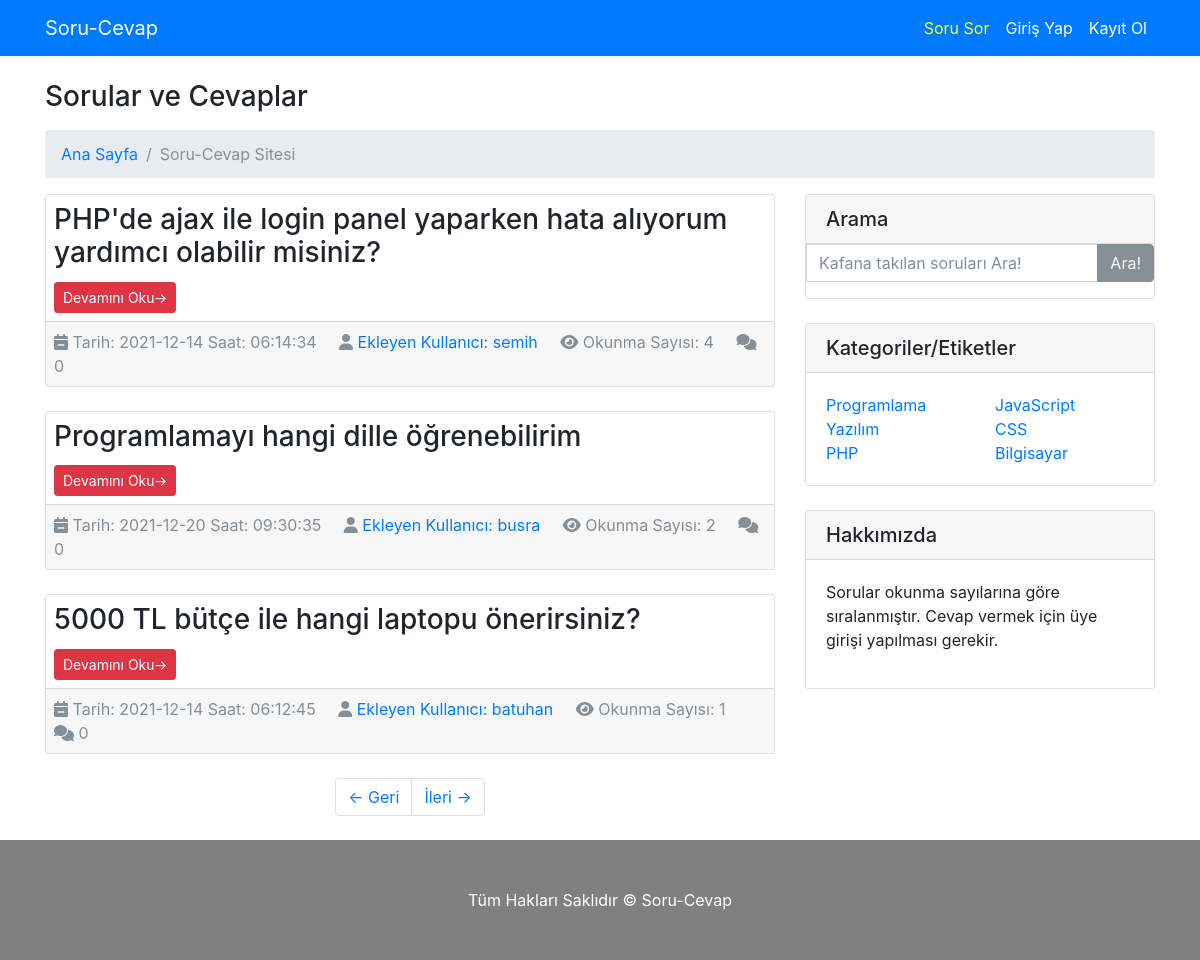
The app's page /sayfa/2 with its own data.
### tables this page shows
CREATE TABLE `sorular` (
  `soru_id` int(11) NOT NULL,
  `soru_baslik` varchar(200) NOT NULL,
  `soru_aciklama` text NOT NULL,
  `soru_ekleyen` int(11) DEFAULT NULL,
  `soru_sef` varchar(200) NOT NULL,
  `soru_etiket` varchar(200) NOT NULL,
  `soru_hit` int(11) NOT NULL DEFAULT 0 COMMENT 'Sorunun okunma sayısı',
  `soru_tarih` timestamp NOT NULL DEFAULT current_timestamp()
);

CREATE TABLE `kullanicilar` (
  `kullanici_id` int(11) NOT NULL,
  `kullanici_adi` varchar(200) NOT NULL,
  `kullanici_sifre` varchar(200) NOT NULL,
  `kullanici_eposta` varchar(200) NOT NULL,
  `kullanici_resim` varchar(300) DEFAULT NULL,
  `kullanici_ip` varchar(200) DEFAULT NULL,
  `kullanici_hakkinda` varchar(500) DEFAULT NULL
);

### sistem/fonksiyon.php (called while the page is built, shortened)
<?php
  function pre($deger){
      global $db;
      return $db->prepare($deger);
  }
  function all($deger){
    return $deger->fetchall(PDO::FETCH_ASSOC);
}
  function g($par) {
    return $_GET[$par];
  }
?>

### tema/anasayfa.php (the view, shortened to what this page needs)
<!DOCTYPE html>
<html lang="en">
<head>
</head>
<body>
<?php
  $sayfa = @g("s") ? g("s") : 1;
  $sayi = pre("select soru_id from sorular
    inner join kullanicilar on kullanicilar.kullanici_id = sorular.soru_ekleyen order by soru_id desc
  ");
  $sayi->execute();
  $say = $sayi->rowcount();
  $limit = 3;
  $sayfa_sayisi = ceil($say/$limit);
  $baslangic = $sayfa*$limit - $limit;
  $onceki = $sayfa > 1 ? $sayfa -1 : 1;
  $sonraki = $sayfa < $sayfa_sayisi ? $sayfa +1 : $sayfa_sayisi;
  $query=pre("select * from sorular
    inner join kullanicilar on kullanicilar.kullanici_id = sorular.soru_ekleyen order by soru_hit desc
    limit $baslangic,$limit
  ");
  $query->execute();
  $liste=all($query);
  $kontrol= $query->rowCount();
  if($kontrol){
    foreach($liste as $row){
      $cevap = pre("select * from cevaplar where cevap_soru_id=?");
      $cevap->execute(array($row["soru_id"]));
      $x= $cevap->rowcount();
      ?>
      <div class="card mb-4">
            <div class="card-body p-2">
              <h3 class="card-title"><?php echo $row["soru_baslik"];?></h3>
              <a href="/<?php echo $row["soru_sef"];?>.html" class="btn btn-danger btn-sm">Devamını Oku&rarr;</a>
            </div>
            <div class="card-footer text-muted p-2">
            <i class="fas fa-calendar-minus"></i>
            <?php
              $zaman= explode(" ",$row["soru_tarih"]);
              echo "Tarih: ".$zaman[0]." Saat: ".$zaman[1];
            ?>
              <i class="fas fa-user"></i>
              <a href="profil/<?php echo $row["kullanici_adi"];?>"><?php echo " Ekleyen Kullanıcı: ".$row["kullanici_adi"] ?></a>
              <i class="fas fa-eye"></i>
              <?php echo "Okunma Sayısı: ".$row["soru_hit"];?>
              <i class="fas fa-comments "></i>
              <span class=""><?php echo $x; ?></span>
            </div>
        </div>
      <?php
    }
    if($sayfa_sayisi > 1){
      ?>
      <ul class="pagination justify-content-center mb-4">
            <li class="page-item">
              <a class="page-link" href="sayfa/<?php echo $onceki;?>">&larr; Geri </a>
            </li>
            <li class="page-item">
              <a class="page-link" href="sayfa/<?php echo $sonraki;?>">İleri &rarr;</a>
            </li>
          </ul>
      <?php
    }
  }else{
    echo '<div class="alert alert-primary">Henüz Hiç Soru Sorulmamış...</div>';
  };
?>
</body>
</html>

### records on screen
sorular: soru_baslik "PHP'de ajax ile login panel yaparken hata alıyorum yardımcı olabilir misiniz?", soru_tarih "2021-12-14", soru_tarih "06:14:34", kullanicilar.kullanici_adi "semih", soru_hit "4", x "0"
sorular: soru_baslik "Programlamayı hangi dille öğrenebilirim", soru_tarih "2021-12-20", soru_tarih "09:30:35", kullanicilar.kullanici_adi "busra", soru_hit "2", x "0"
sorular: soru_baslik "5000 TL bütçe ile hangi laptopu önerirsiniz?", soru_tarih "2021-12-14", soru_tarih "06:12:45", kullanicilar.kullanici_adi "batuhan", soru_hit "1", x "0"
